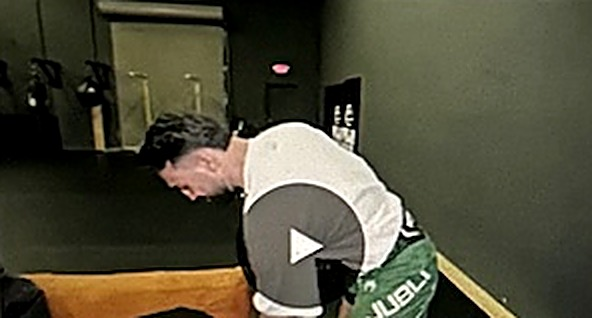
#> input picture onyxclip-promo/assets/foot1.jpg, 592 x 318 px
$ python sheet.py ../assets/foot1.jpg out.png 5
#> lines starting #> are read from the running program, lines starting #| are printed output that depends on the picture
import sys, glob
from PIL import Image, ImageDraw
files = sorted(glob.glob(sys.argv[1]))
out = sys.argv[2]; cols = int(sys.argv[3]) if len(sys.argv) > 3 else 4
w, h = 432, 768
rows = (len(files) + cols - 1) // cols
sheet = Image.new('RGB', (cols * w + (cols - 1) * 8, rows * h + (rows - 1) * 8), 'white')
#> sheet: PIL image 2192x768 RGB; every value is 255
for i, f in enumerate(files):
    im = Image.open(f).convert('RGB').resize((w, h), Image.LANCZOS)
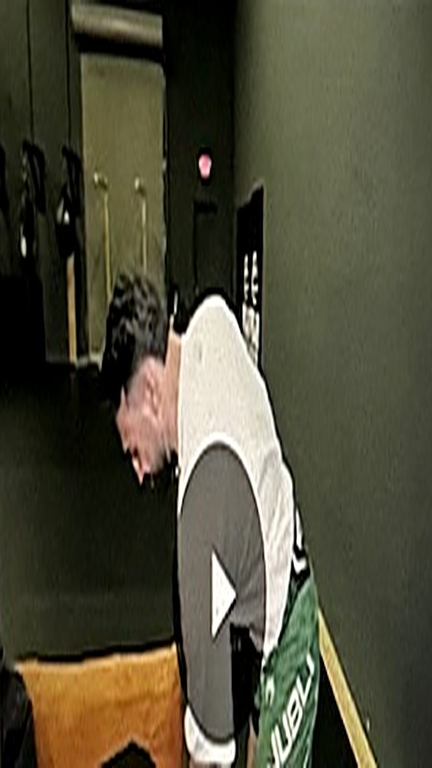
#> im: PIL image 432x768 RGB; mean R, G, B 79.7, 77.1, 58.2
    ImageDraw.Draw(im).text((8, 8), f.split('/')[-1], fill='yellow')
    sheet.paste(im, ((i % cols) * (w + 8), (i // cols) * (h + 8)))
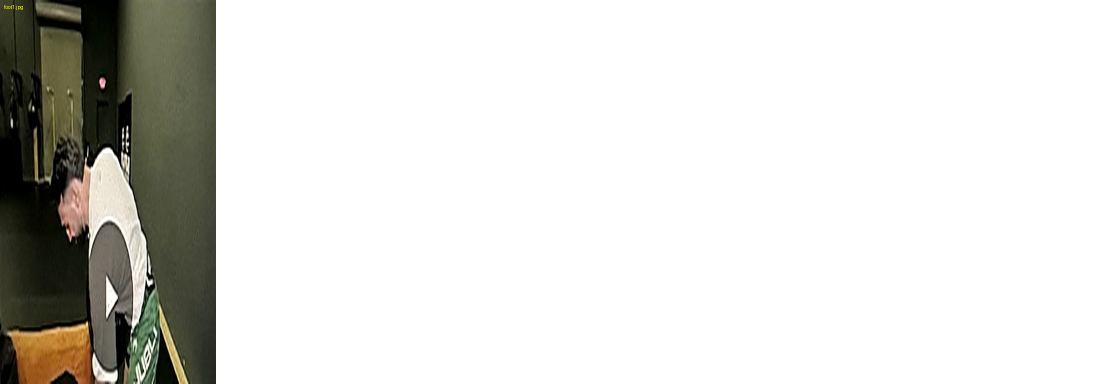
#> sheet: PIL image 2192x768 RGB (shown at 1/2 size); mean R, G, B 220.5, 220, 216.2
sheet.save(out)

$ run again, on onyxclip-promo/assets/foot3.jpg
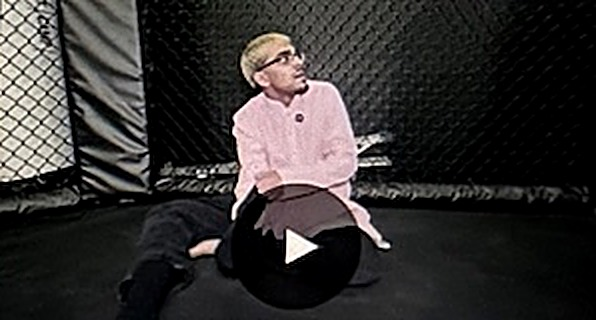
#> input picture onyxclip-promo/assets/foot3.jpg, 596 x 320 px
#> `im = Image.open(f).convert('RGB').resize((w, h), Image.LANCZOS)`:
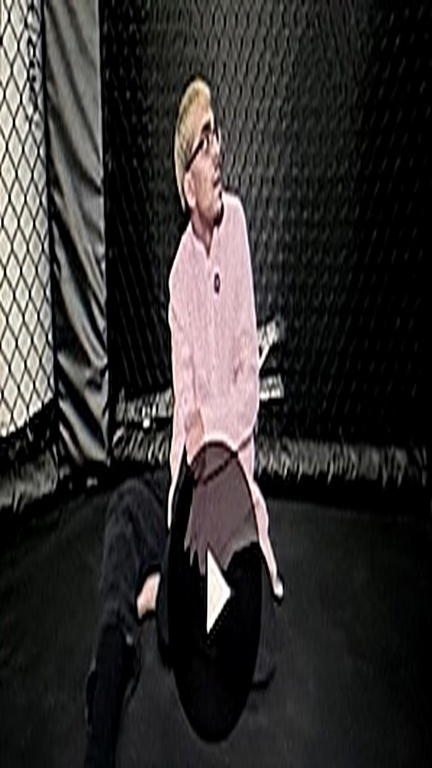
#> im: PIL image 432x768 RGB; mean R, G, B 52, 49.3, 48.2
#> `sheet.paste(im, ((i % cols) * (w + 8), (i // cols) * (h + 8)))`:
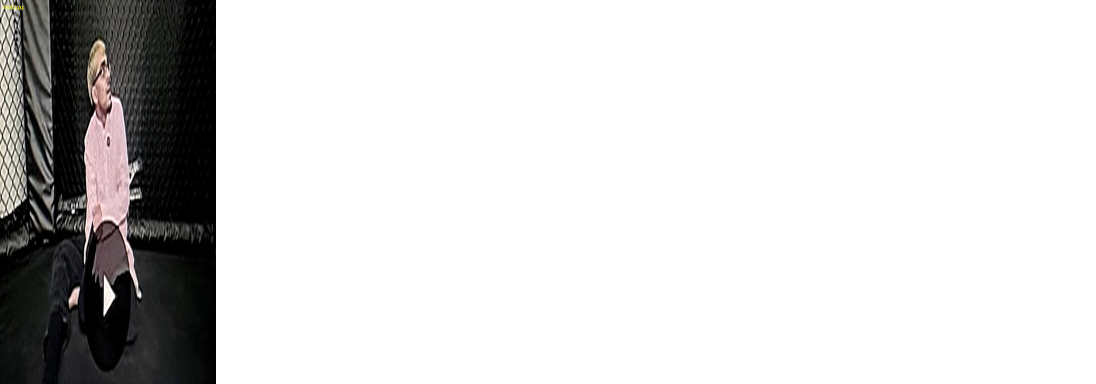
#> sheet: PIL image 2192x768 RGB (shown at 1/2 size); mean R, G, B 215, 214.5, 214.2

$ run again, on onyxclip-promo/assets/foot4.jpg
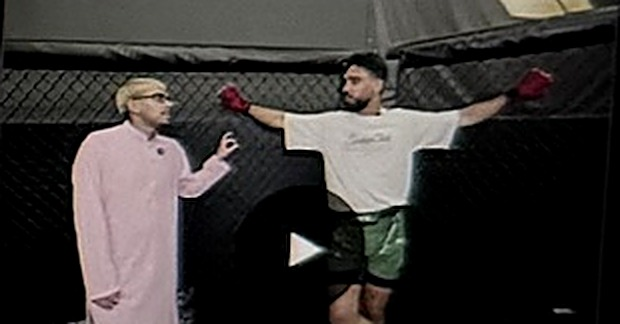
#> input picture onyxclip-promo/assets/foot4.jpg, 620 x 324 px
#> `im = Image.open(f).convert('RGB').resize((w, h), Image.LANCZOS)`:
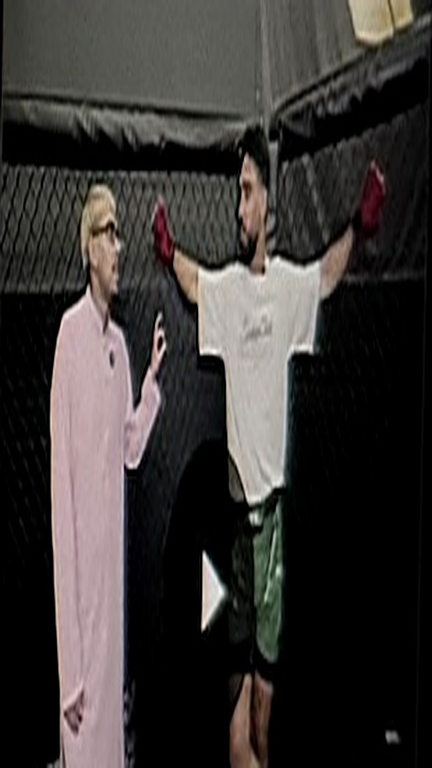
#> im: PIL image 432x768 RGB; mean R, G, B 57.4, 53.8, 51.9
#> `sheet.paste(im, ((i % cols) * (w + 8), (i // cols) * (h + 8)))`:
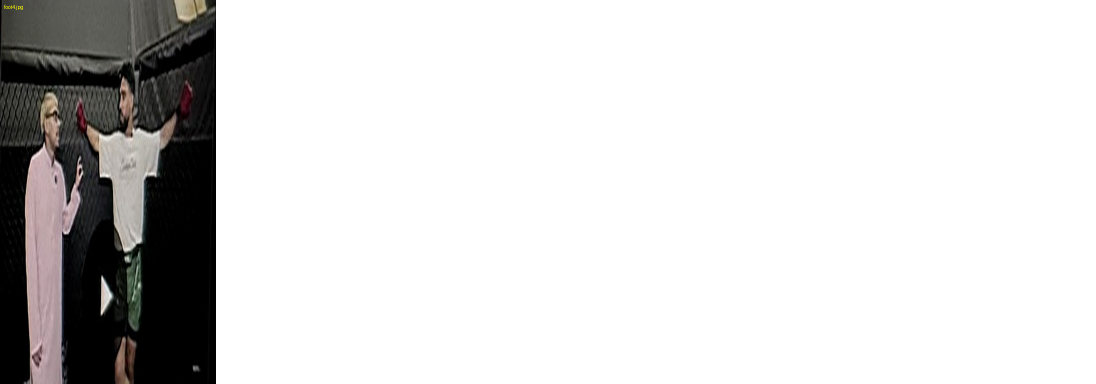
#> sheet: PIL image 2192x768 RGB (shown at 1/2 size); mean R, G, B 216.1, 215.4, 215

$ run again, on onyxclip-promo/assets/card1_full.png
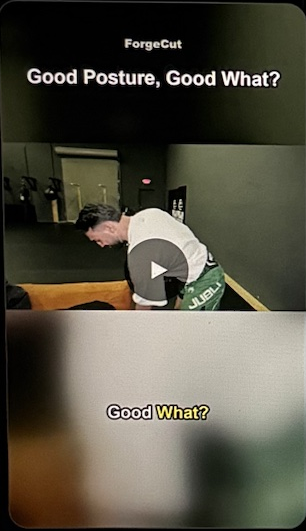
#> input picture onyxclip-promo/assets/card1_full.png, 306 x 531 px
#> `sheet.paste(im, ((i % cols) * (w + 8), (i // cols) * (h + 8)))`:
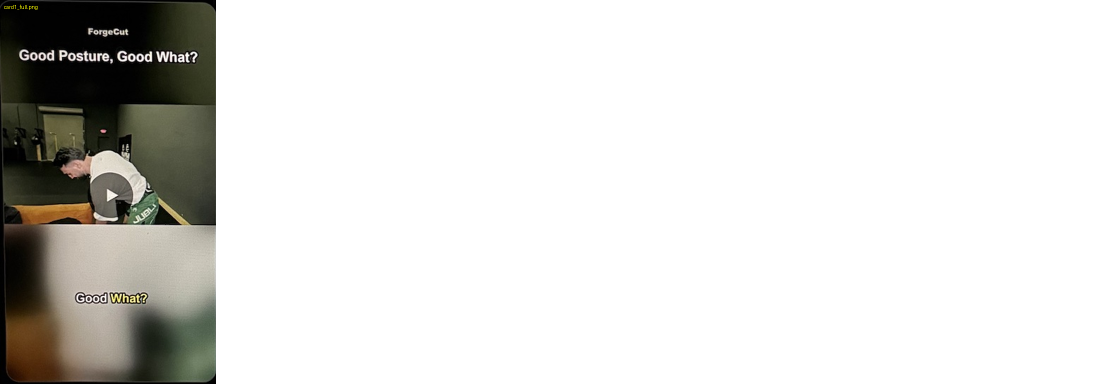
#> sheet: PIL image 2192x768 RGB (shown at 1/2 size); mean R, G, B 221.4, 220.7, 218
